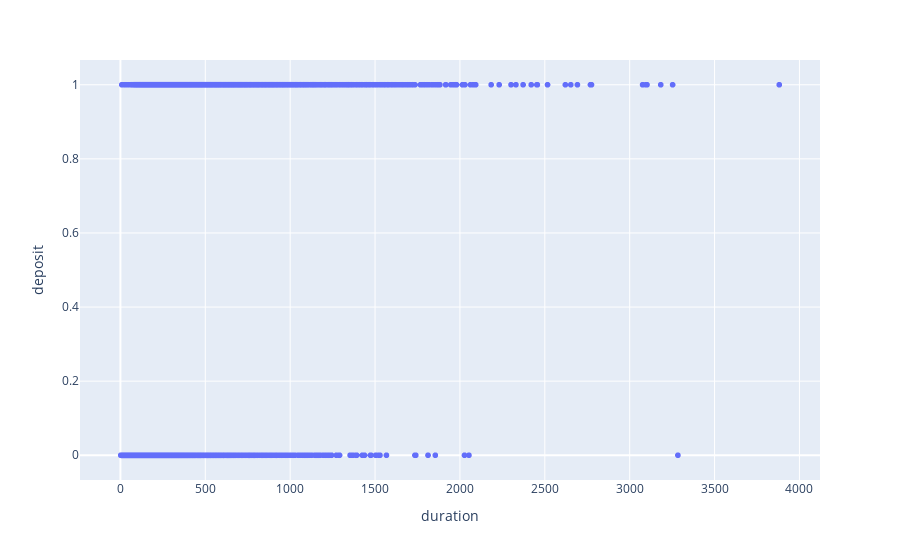

Source (notebook cell):
### Code cell
px.scatter(df,x='duration',y='deposit',hover_data=['deposit'])

### Figure 1 — Plotly figure (JSON) as saved in the notebook; plotly's stock layout.template omitted (floating-point values rounded to 4 significant figures; data arrays with more than 128 entries replaced by an {"elided": "..."} marker saying what was removed)
{"data": [{"hovertemplate": "duration=%{x}<br>deposit=%{y}<extra></extra>", "legendgroup": "", "marker": {"color": "#636efa", "symbol": "circle"}, "mode": "markers", "name": "", "showlegend": false, "type": "scattergl", "x": {"elided": "11162 int values"}, "xaxis": "x", "y": {"elided": "11162 int values"}, "yaxis": "y"}], "layout": {"legend": {"tracegroupgap": 0}, "margin": {"t": 60}, "xaxis": {"anchor": "y", "domain": [0, 1], "title": {"text": "duration"}}, "yaxis": {"anchor": "x", "domain": [0, 1], "title": {"text": "deposit"}}}}
